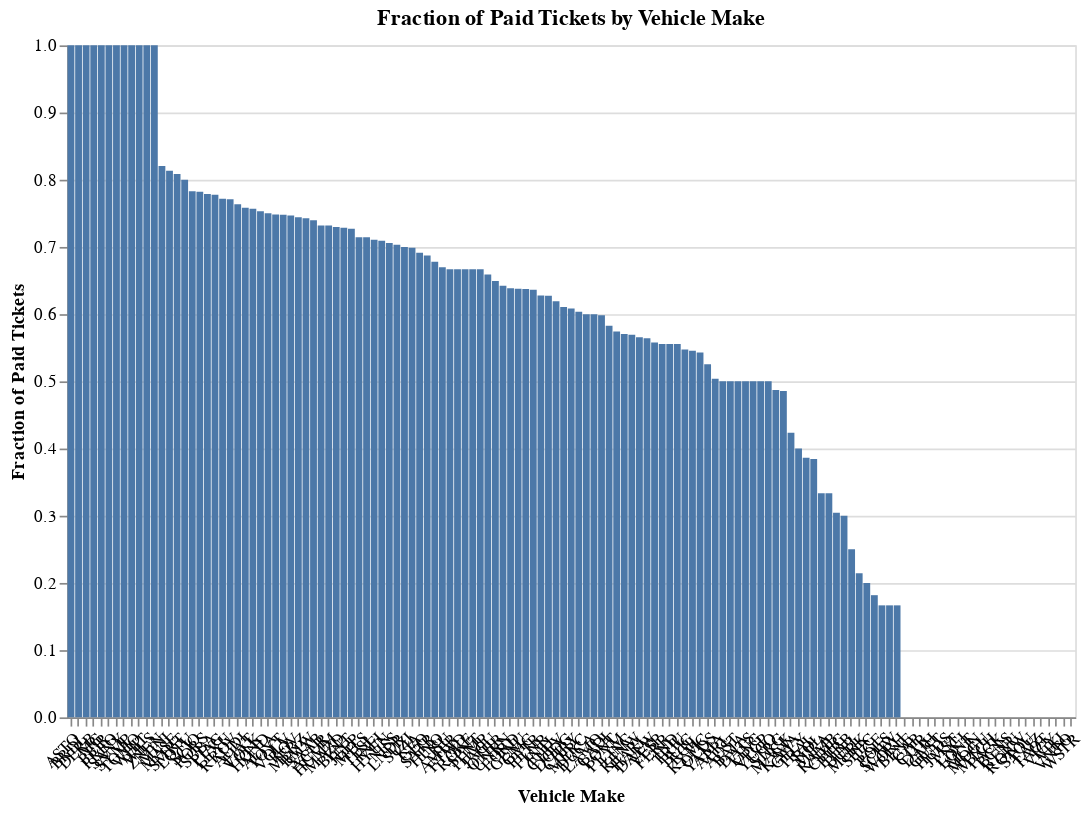

The notebook cell this image was saved under:
### Code cell
### 4. 
df['issue_date'] = pd.to_datetime(df['issue_date'])
df['month'] = df['issue_date'].dt.month
df['day'] = df['issue_date'].dt.day

tickets_by_month_day = df.groupby(['month', 'day']).size().reset_index(name='ticket_count')

heatmap = alt.Chart(tickets_by_month_day).mark_rect().encode(
    x=alt.X('day:O', title='Day of Month'),
    y=alt.Y('month:O', title='Month'),
    color=alt.Color('ticket_count:Q', scale=alt.Scale(scheme='blues'), title='Number of Tickets Issued'),
).properties(
    title='Number of Tickets Issued by Month and Day',
    width=600,
    height=400
).configure_axisX(
    labelAngle=0
)
chart

### Figure 1 — Vega-Lite specification as saved in the notebook (floating-point values rounded to 4 significant figures; data arrays with more than 128 entries replaced by an {"elided": "..."} marker saying what was removed)
{"config": {"view": {"continuousWidth": 300, "continuousHeight": 300}, "axisX": {"labelAngle": -45}}, "data": {"name": "data-a8925e2718c5a93a0381b0639a922787"}, "mark": {"type": "bar"}, "encoding": {"x": {"field": "vehicle_make", "sort": "-y", "title": "Vehicle Make", "type": "nominal"}, "y": {"field": "fraction_paid", "title": "Fraction of Paid Tickets", "type": "quantitative"}}, "height": 400, "title": "Fraction of Paid Tickets by Vehicle Make", "width": 600, "$schema": "https://vega.github.io/schema/vega-lite/v5.20.1.json", "datasets": {"data-a8925e2718c5a93a0381b0639a922787": {"elided": "133 records"}}}
